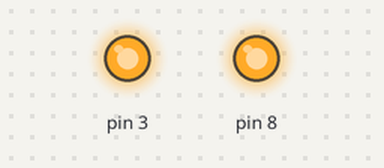
This sketch was run on a simulated Arduino Uno, built with avr-gcc and run on an emulated ATmega328P. Shown: output pins drawn as LEDs (lit = HIGH).

Above: at 2.5 s.
At 5.5 s:
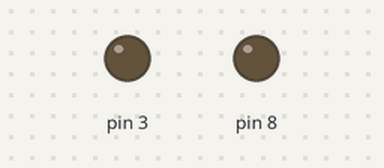
Timing chart, 0 to 7.8 s (numbered marks = the images above):
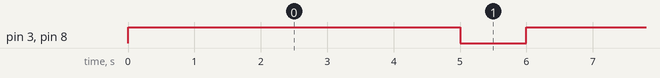

Measured:
- by itself, pin 3, pin 8: alternates HIGH for 5.0 s and LOW for 1.0 s

The sketch:

ido_weinstock_fourth_program_2_blinking_led_simultaneously1.ino
```cpp
void setup() {
  DDRD |= 0b00001000;
  DDRB |= 0b00000001;
}

void loop() {
  PORTD |= 0b00001000;    // Yellow
  PORTB |= 0b00000001;    // Green
  delay(5000);

  PORTD &= ~0b00001000;   // Yellow
  PORTB &= 0b11111110;    // Green
  delay(1000);
}
```
